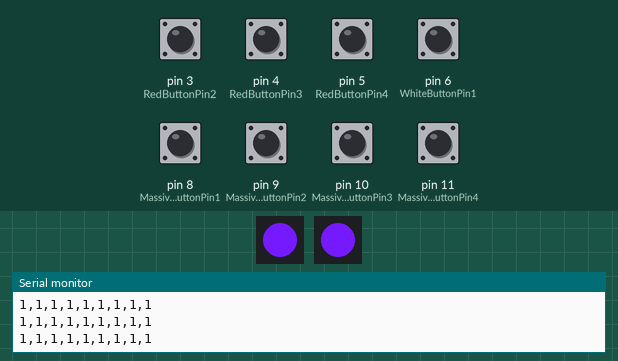
A sketch run on a simulated Arduino Uno, built with avr-gcc and run on an emulated ATmega328P. On the bench: 2 × 1 RGB LEDs in strip order, left to right, the last lines printed to the serial monitor. Inputs (shaded band) come from the test bench; at power-on: pin 3 (RedButtonPin2), pin 4 (RedButtonPin3), pin 5 (RedButtonPin4), pin 6 (WhiteButtonPin1), pin 8 (MassiveButtonPin1), pin 9 (MassiveButtonPin2), pin 10 (MassiveButtonPin3), pin 11 (MassiveButtonPin4) HIGH.

Above: at 1.2 s.
1.3 s: pin 3 (RedButtonPin2) pulled LOW for 0.15 s
At 1.39 s:
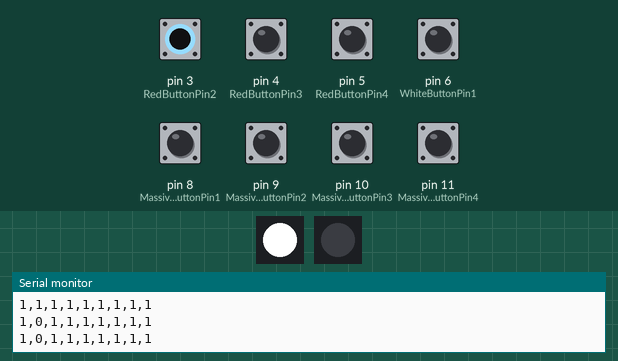
2.9 s: pin 9 (MassiveButtonPin2) pulled LOW for 0.15 s
At 2.99 s:
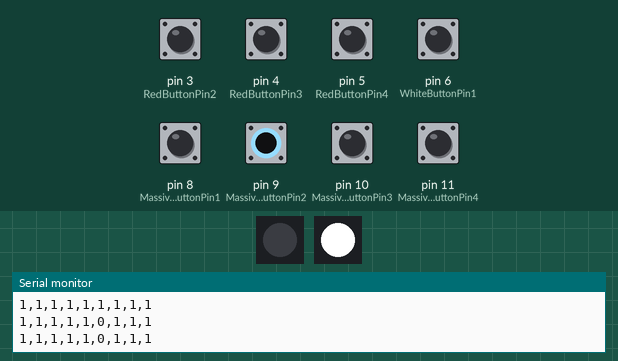
4.5 s: pin 3 (RedButtonPin2) driven LOW and pin 9 (MassiveButtonPin2) driven LOW
At 5.7 s:
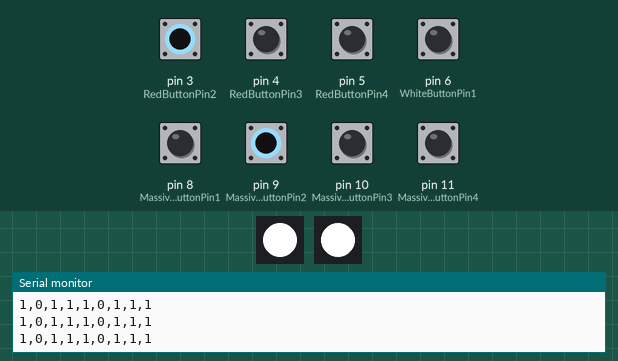
6.0 s: pin 3 (RedButtonPin2) driven HIGH
At 6.9 s:
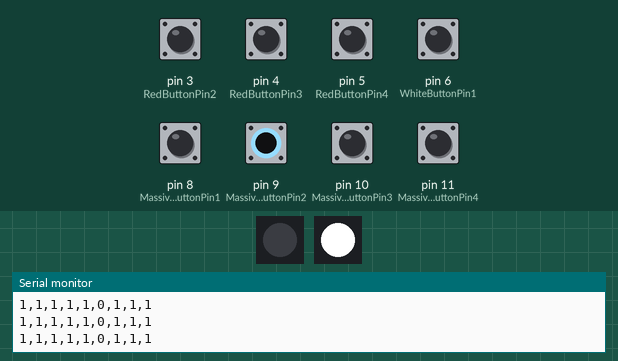
9.0 s: pin 3 (RedButtonPin2) driven LOW
At 9.3 s:
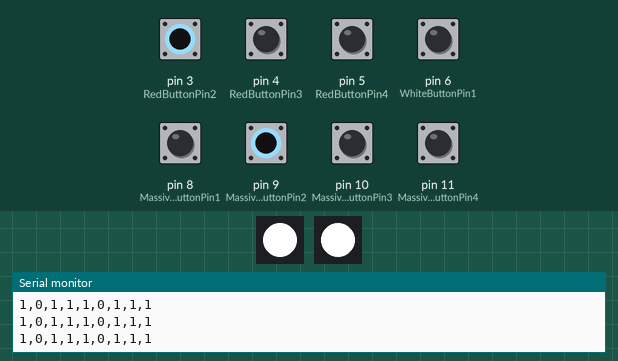
Timing chart, 0 to 11.5 s (numbered marks = the images above; inputs shaded):
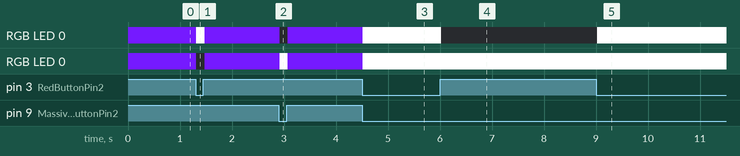

The sketch:

Follow_Button.ino
```cpp
#include <Adafruit_NeoPixel.h>

// constants won't change. They're used here to set pin numbers:

// the number of the Arcade button pins on the arduino
const int MassiveButtonPin1 = 8;
const int MassiveButtonPin2 = 9;
const int MassiveButtonPin3 = 10;
const int MassiveButtonPin4 = 11;

// the number of the Red button pins on the arduino
const int RedButtonPin1 = 2;
const int RedButtonPin2 = 3;
const int RedButtonPin3 = 4;
const int RedButtonPin4 = 5;

// the number of the White button pins on the arduino
const int WhiteButtonPin1 = 6;

// variables will change:

// variable for reading the Arcade button status
int MassiveButtonState1 = 0;
int MassiveButtonState2 = 0;
int MassiveButtonState3 = 0;
int MassiveButtonState4 = 0;

// variable for reading the red button status
int RedButtonState1 = 0;
int RedButtonState2 = 0;
int RedButtonState3 = 0;
int RedButtonState4 = 0;

// variable for reading the white button status
int WhiteButtonState1 = 0;

//These instructions are for the neopixel
#define LEDPIN1 2

#define LEDPIN2 12

#define NUM_LEDS 1

#define BRIGHTNESS 255

Adafruit_NeoPixel led1 = Adafruit_NeoPixel(NUM_LEDS, LEDPIN1, NEO_GRBW + NEO_KHZ800);
Adafruit_NeoPixel led2 = Adafruit_NeoPixel(NUM_LEDS, LEDPIN2, NEO_GRBW + NEO_KHZ800);


byte neopix_gamma[] = {
  0,  0,  0,  0,  0,  0,  0,  0,  0,  0,  0,  0,  0,  0,  0,  0,
  0,  0,  0,  0,  0,  0,  0,  0,  0,  0,  0,  0,  1,  1,  1,  1,
  1,  1,  1,  1,  1,  1,  1,  1,  1,  2,  2,  2,  2,  2,  2,  2,
  2,  3,  3,  3,  3,  3,  3,  3,  4,  4,  4,  4,  4,  5,  5,  5,
  5,  6,  6,  6,  6,  7,  7,  7,  7,  8,  8,  8,  9,  9,  9, 10,
  10, 10, 11, 11, 11, 12, 12, 13, 13, 13, 14, 14, 15, 15, 16, 16,
  17, 17, 18, 18, 19, 19, 20, 20, 21, 21, 22, 22, 23, 24, 24, 25,
  25, 26, 27, 27, 28, 29, 29, 30, 31, 32, 32, 33, 34, 35, 35, 36,
  37, 38, 39, 39, 40, 41, 42, 43, 44, 45, 46, 47, 48, 49, 50, 50,
  51, 52, 54, 55, 56, 57, 58, 59, 60, 61, 62, 63, 64, 66, 67, 68,
  69, 70, 72, 73, 74, 75, 77, 78, 79, 81, 82, 83, 85, 86, 87, 89,
  90, 92, 93, 95, 96, 98, 99, 101, 102, 104, 105, 107, 109, 110, 112, 114,
  115, 117, 119, 120, 122, 124, 126, 127, 129, 131, 133, 135, 137, 138, 140, 142,
  144, 146, 148, 150, 152, 154, 156, 158, 160, 162, 164, 167, 169, 171, 173, 175,
  177, 180, 182, 184, 186, 189, 191, 193, 196, 198, 200, 203, 205, 208, 210, 213,
  215, 218, 220, 223, 225, 228, 231, 233, 236, 239, 241, 244, 247, 249, 252, 255
};


void setup() {

  // initialize the baud rate
  Serial.begin(9600);

  // initialize the pushbutton pin as an input:
  pinMode(MassiveButtonPin1, INPUT_PULLUP);
  pinMode(MassiveButtonPin2, INPUT_PULLUP);
  pinMode(MassiveButtonPin3, INPUT_PULLUP);
  pinMode(MassiveButtonPin4, INPUT_PULLUP);

  pinMode(RedButtonPin1, INPUT_PULLUP);
  pinMode(RedButtonPin2, INPUT_PULLUP);
  pinMode(RedButtonPin3, INPUT_PULLUP);
  pinMode(RedButtonPin4, INPUT_PULLUP);

  pinMode(WhiteButtonPin1, INPUT_PULLUP);

  //Initialize LEDs
  led1.setBrightness(BRIGHTNESS);
  led2.setBrightness(BRIGHTNESS);
  led1.begin();
  led2.begin();
  led1.show(); // Initialize all pixels to 'off'
  led2.show();

}

void loop() {

  readButtonValues();
  changeColor();

  // Add delay
  delay(10);

}

void readButtonValues() {

  // read the state of the button values:
  MassiveButtonState1 = digitalRead(MassiveButtonPin1);
  MassiveButtonState2 = digitalRead(MassiveButtonPin2);
  MassiveButtonState3 = digitalRead(MassiveButtonPin3);
  MassiveButtonState4 = digitalRead(MassiveButtonPin4);

  RedButtonState1 = digitalRead(RedButtonPin1);
  RedButtonState2 = digitalRead(RedButtonPin2);
  RedButtonState3 = digitalRead(RedButtonPin3);
  RedButtonState4 = digitalRead(RedButtonPin4);

  WhiteButtonState1 = digitalRead(WhiteButtonPin1);

  // Print button state values to serial
  Serial.print(MassiveButtonState1);
  Serial.print(",");
  Serial.print(RedButtonState2);
  //Serial.print(MassiveButtonState2);
  Serial.print(",");
  Serial.print(MassiveButtonState3);
  Serial.print(",");
  Serial.print(MassiveButtonState4);
  Serial.print(",");

  Serial.print(RedButtonState1);
  Serial.print(",");
  Serial.print(MassiveButtonState2);
  //Serial.print(RedButtonState2);
  Serial.print(",");
  Serial.print(RedButtonState3);
  Serial.print(",");
  Serial.print(RedButtonState4);
  Serial.print(",");

  Serial.println(WhiteButtonState1);

}

void changeColor() {
  if (RedButtonState2 == 0 && MassiveButtonState2 == 0) {

    led1.setPixelColor(0, 255, 255, 1, 255);
    led2.setPixelColor(0, 255, 255, 1, 255);
    led1.show();
    led2.show();

  }

  if (RedButtonState2 == 0 && MassiveButtonState2 == 1) {

    //blue
    led1.setPixelColor(0, 51, 153, 255, 255);
    led2.setPixelColor(0, 0, 0, 0, 0);
    led1.show();
    led2.show();
  }

  if (RedButtonState2 == 1 && MassiveButtonState2 == 0) {

    //pink
    led1.setPixelColor(0, 0, 0, 0, 0);
    led2.setPixelColor(0, 255,0,136, 255);
    led1.show();
    led2.show();

  }

  if (RedButtonState2 == 1 && MassiveButtonState2 == 1) {

    //yellow
    led1.setPixelColor(0, 117, 26, 255, 0);
    led2.setPixelColor(0, 117, 26, 255, 0);
    led1.show();
    led2.show();

  }


}
```

Measured:
- after the input at 1.3 s, RGB LED 0: RGB(117, 26, 255) → RGB(255, 255, 255) at once, → RGB(117, 26, 255) 0.16 s later; RGB LED 0: RGB(117, 26, 255) → off at once, → RGB(117, 26, 255) 0.16 s later
- after the input at 2.9 s, RGB LED 0: RGB(117, 26, 255) → off at once, → RGB(117, 26, 255) 0.16 s later; RGB LED 0: RGB(117, 26, 255) → RGB(255, 255, 255) at once, → RGB(117, 26, 255) 0.16 s later
- after the input at 4.5 s, RGB LED 0, RGB LED 0: RGB(117, 26, 255) → RGB(255, 255, 255) at once
- after the input at 6.0 s, RGB LED 0: RGB(255, 255, 255) → off at once
- after the input at 9.0 s, RGB LED 0: off → RGB(255, 255, 255) at once
